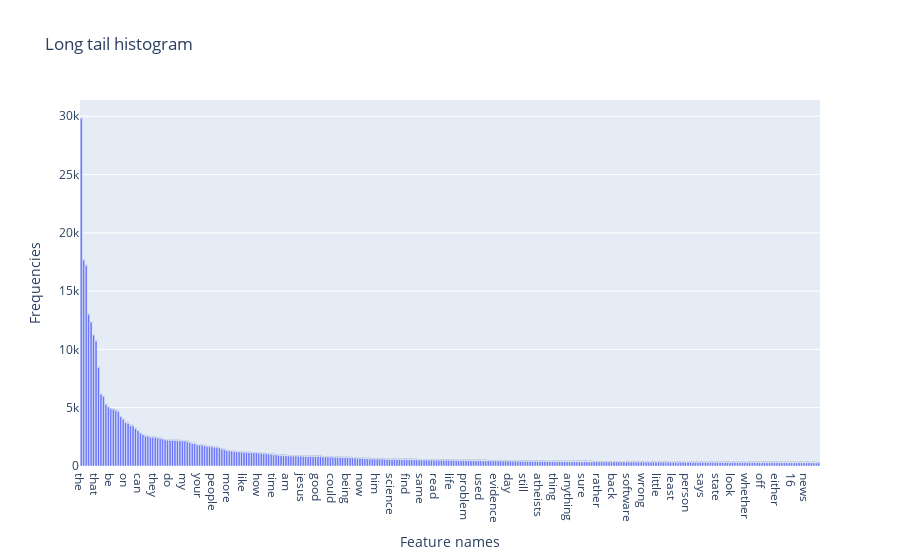

Notebook code cell kept with this figure:
### Markdown cell above
### >>> **Exercise 15 (take home):** 
Additionally, you can attempt to sort the terms on the `x-axis` by frequency instead of in alphabetical order. This way the visualization is more meaninfgul and you will be able to observe the so called [long tail](https://en.wikipedia.org/wiki/Long_tail) (get familiar with this term since it will appear a lot in data mining and other statistics courses). see picture below

![alt txt](https://upload.wikimedia.org/wikipedia/commons/thumb/8/8a/Long_tail.svg/1000px-Long_tail.svg.png)

### Code cell
# a better plot with descending order of freaquencies
# Plot the distribution using higher frequency features.
SIZE = 300 # how many phrase to display
sorted = pd.DataFrame(term_frequencies, columns=['freq'])
sorted = sorted.sort_values(by=['freq'], ascending=False)
idx = (sorted.index).to_list()[:SIZE]

fig = px.bar(
             x=count_vect.get_feature_names_out()[idx], y=sorted[:SIZE]['freq'].to_list(),
             labels = {'x':'Feature names', 'y':'Frequencies'},
             category_orders = count_vect.get_feature_names_out()[idx],
             title='Long tail histogram'
            )
fig.update_traces(texttemplate=sorted[:SIZE]['freq'].to_list(), textposition='outside')
fig.show()

### Figure 1 — Plotly figure (JSON) as saved in the notebook; plotly's stock layout.template omitted (floating-point values rounded to 4 significant figures; data arrays with more than 128 entries replaced by an {"elided": "..."} marker saying what was removed)
{"data": [{"alignmentgroup": "True", "hovertemplate": "Feature names=%{x}<br>Frequencies=%{y}<extra></extra>", "legendgroup": "", "marker": {"color": "#636efa", "pattern": {"shape": ""}}, "name": "", "offsetgroup": "", "orientation": "v", "showlegend": false, "textposition": "outside", "texttemplate": {"elided": "300 str values"}, "type": "bar", "x": {"elided": "300 str values"}, "xaxis": "x", "y": {"elided": "300 int values"}, "yaxis": "y"}], "layout": {"barmode": "relative", "legend": {"tracegroupgap": 0}, "title": {"text": "Long tail histogram"}, "xaxis": {"anchor": "y", "domain": [0, 1], "title": {"text": "Feature names"}}, "yaxis": {"anchor": "x", "domain": [0, 1], "title": {"text": "Frequencies"}}}}
